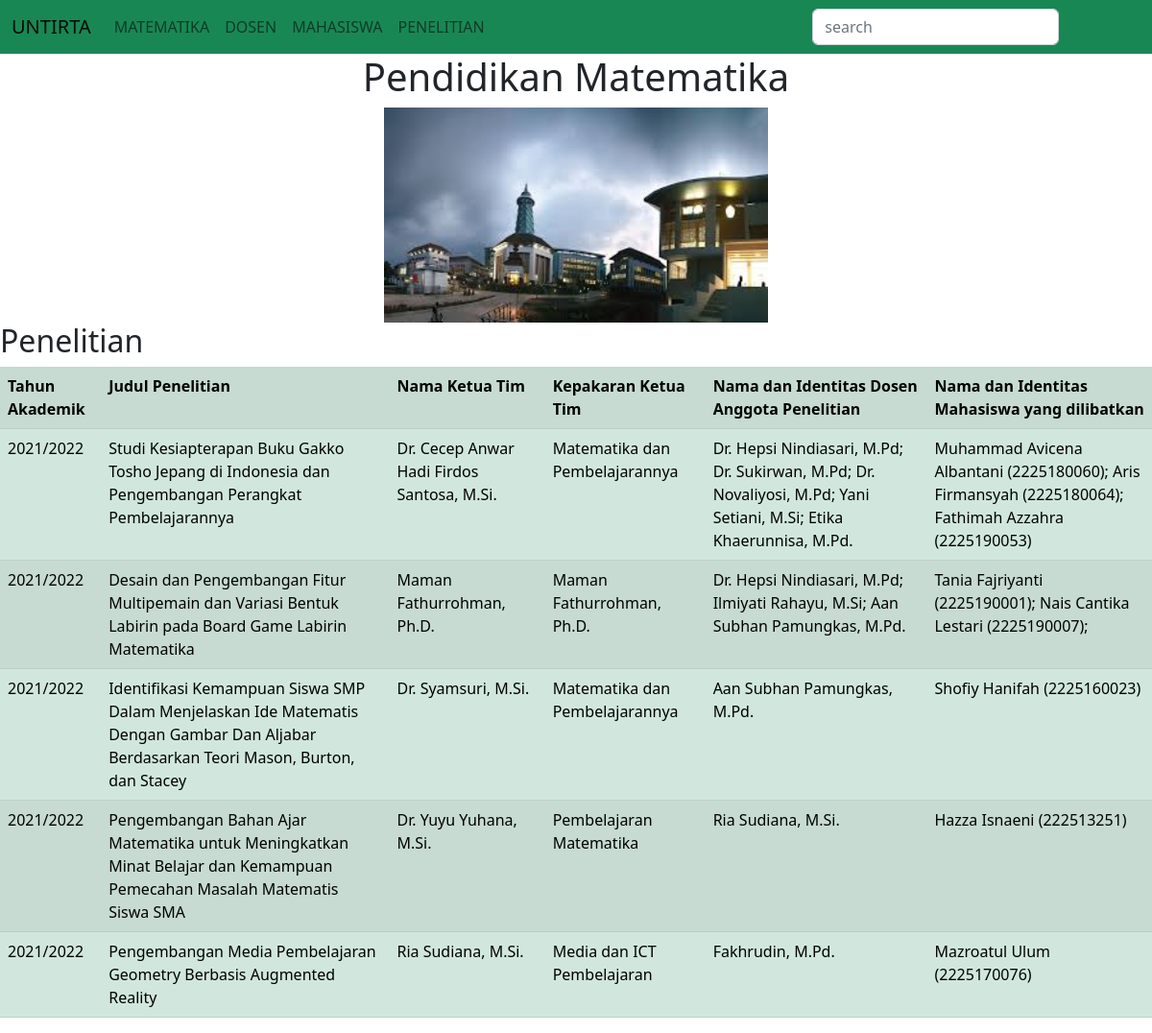
The app's page /penelitian/ with its own data.
### penelitian/models.py (models this page shows)
class Penelitian(models.Model):
    tahun_akademik = models.CharField(max_length=200)
    judul_penelitian = models.CharField(max_length=200)
    nama_ketua_tim = models.CharField(max_length=200, null=True)
    kepakaran_ketua_tim = models.CharField(max_length=200)
    nama_dan_identitas_dosen_anggota_penelitian = models.CharField(max_length=200)
    nama_dan_identitas_mahasiswa_yang_dilibatkan = models.CharField(max_length=200)

### penelitian/views.py (the view)
# urls.py: path('penelitian/', penelitianmtk)
def penelitianmtk(request):
    penelitian = Penelitian.objects.all()
    konteks = {
        'dataPenelitian': penelitian,
    }
    return render(request, 'penelitian.html', konteks)

### penelitian/templates/penelitian.html
{% extends 'base.html' %}
{% load static %}
{% block content %}
    <center>
    <h1>Pendidikan Matematika</h1>
    </center>
    <center>
        <img src="{% static 'images/sindang.png' %}" alt="foto" width="400px">
    </center>
    <h2>Penelitian</h2>
    <table class="table table-success table-striped">
        <tr>
            <th>Tahun Akademik</th>
            <th>Judul Penelitian</th>
            <th>Nama Ketua Tim</th>
            <th>Kepakaran Ketua Tim</th>
            <th>Nama dan Identitas Dosen Anggota Penelitian</th>
            <th>Nama dan Identitas Mahasiswa yang dilibatkan</th>
        </tr>
        {% for penelitian in dataPenelitian %}
        <tr>
            <td>{{ penelitian.tahun_akademik }}</td>
            <td>{{ penelitian.judul_penelitian }}</td>
            <td>{{ penelitian.nama_ketua_tim }}</td>
            <td>{{ penelitian.kepakaran_ketua_tim }}</td>
            <td>{{ penelitian.nama_dan_identitas_dosen_anggota_penelitian }}</td>
            <td>{{ penelitian.nama_dan_identitas_mahasiswa_yang_dilibatkan }}</td>
        </tr>
        {% endfor %}
    </table>
{% endblock %}

### records on screen
Penelitian: tahun_akademik "2021/2022", judul_penelitian "Studi Kesiapterapan Buku Gakko Tosho Jepang di Indonesia dan Pengembangan Perangkat Pembelajarannya", nama_ketua_tim "Dr. Cecep Anwar Hadi Firdos Santosa, M.Si.", kepakaran_ketua_tim "Matematika dan Pembelajarannya", nama_dan_identitas_dosen_anggota_penelitian "Dr. Hepsi Nindiasari, M.Pd; Dr. Sukirwan, M.Pd; Dr. Novaliyosi, M.Pd; Yani Setiani, M.Si; Etika Khaerunnisa, M.Pd.", nama_dan_identitas_mahasiswa_yang_dilibatkan "Muhammad Avicena Albantani (2225180060); Aris Firmansyah (2225180064); Fathimah Azzahra (2225190053)"
Penelitian: tahun_akademik "2021/2022", judul_penelitian "Desain dan Pengembangan Fitur Multipemain dan Variasi Bentuk Labirin pada Board Game Labirin Matematika", nama_ketua_tim "Maman Fathurrohman, Ph.D.", kepakaran_ketua_tim "Maman Fathurrohman, Ph.D.", nama_dan_identitas_dosen_anggota_penelitian "Dr. Hepsi Nindiasari, M.Pd; Ilmiyati Rahayu, M.Si; Aan Subhan Pamungkas, M.Pd.", nama_dan_identitas_mahasiswa_yang_dilibatkan "Tania Fajriyanti (2225190001); Nais Cantika Lestari (2225190007);"
Penelitian: tahun_akademik "2021/2022", judul_penelitian "Identifikasi Kemampuan Siswa SMP Dalam Menjelaskan Ide Matematis Dengan Gambar Dan Aljabar Berdasarkan Teori Mason, Burton, dan Stacey", nama_ketua_tim "Dr. Syamsuri, M.Si.", kepakaran_ketua_tim "Matematika dan Pembelajarannya", nama_dan_identitas_dosen_anggota_penelitian "Aan Subhan Pamungkas, M.Pd.", nama_dan_identitas_mahasiswa_yang_dilibatkan "Shofiy Hanifah (2225160023)"
Penelitian: tahun_akademik "2021/2022", judul_penelitian "Pengembangan Bahan Ajar Matematika untuk Meningkatkan Minat Belajar dan Kemampuan Pemecahan Masalah Matematis Siswa SMA", nama_ketua_tim "Dr. Yuyu Yuhana, M.Si.", kepakaran_ketua_tim "Pembelajaran Matematika", nama_dan_identitas_dosen_anggota_penelitian "Ria Sudiana, M.Si.", nama_dan_identitas_mahasiswa_yang_dilibatkan "Hazza Isnaeni (222513251)"
Penelitian: tahun_akademik "2021/2022", judul_penelitian "Pengembangan Media Pembelajaran Geometry Berbasis Augmented Reality", nama_ketua_tim "Ria Sudiana, M.Si.", kepakaran_ketua_tim "Media dan ICT Pembelajaran", nama_dan_identitas_dosen_anggota_penelitian "Fakhrudin, M.Pd.", nama_dan_identitas_mahasiswa_yang_dilibatkan "Mazroatul Ulum (2225170076)"
